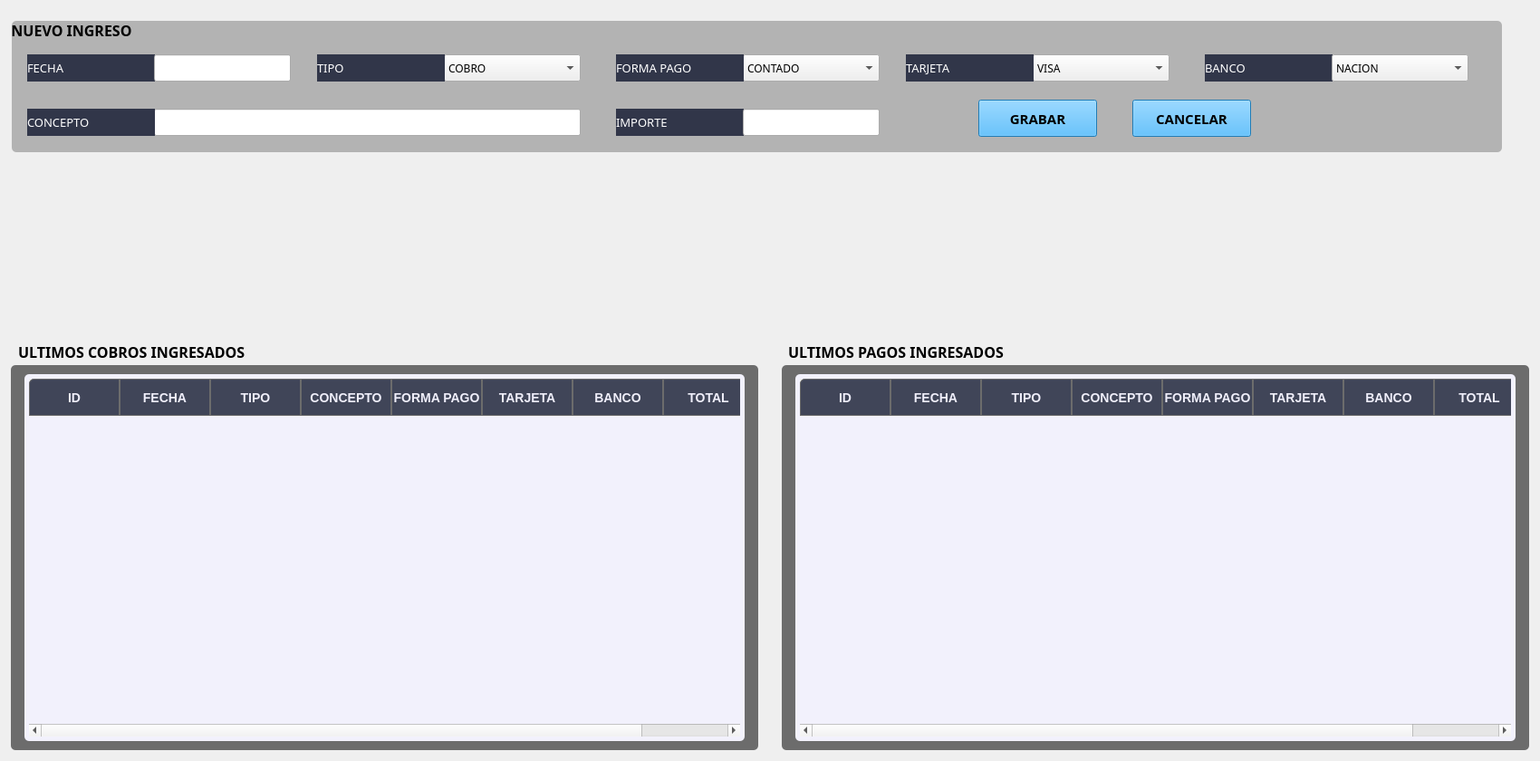
       <widget class="QWidget" name="pgCaja">
        <widget class="QGroupBox" name="groupBox_15">
         <property name="geometry">
          <rect>
           <x>9</x>
           <y>400</y>
           <width>831</width>
           <height>431</height>
          </rect>
         </property>
         <property name="styleSheet">
          <string notr="true">QGroupBox{
background-color:#6c6c6c;
margin: 3px;
border-radius: 5px;
}</string>
         </property>
         <property name="title">
          <string/>
         </property>
         <widget class="QTableWidget" name="tableWidget_ultimosCobros">
          <property name="geometry">
           <rect>
            <x>15</x>
            <y>10</y>
            <width>801</width>
            <height>411</height>
           </rect>
          </property>
          <property name="styleSheet">
           <string notr="true">QTableView{
color: #000 ;
text-align: center;
padding: 5px;
margin: 3px;
border-radius: 5px;
font-size: 15px;
background-color: #FFF2F1FC; 
}

QTableView QTableCornerButton::section {
   	border-top-left-radius: 5px;
    border: 0.5px solid #6c6c6c;
 background-color: #BF060C26; 
}
QTableView QHeaderView::section::last:horizontal{
	border-top-right-radius: 5px;
}


QTableView QHeaderView::section::first:horizontal {
	border-top-left-radius: 5px;
}



 QTableView ::section{
	padding: 2px 5px ;
	color: #D9D9D9 ;
	  qproperty-alignment: AlignCenter;
	border: 1px solid grey;
	background-color:#1f232a;
	height: 35;
}


 QTableView QHeaderView::section:vertical {
 border: 0.5px solid #6c6c6c;
	padding: 1px;
  font-weight: bold; /* Poner en negrita */
  font-size: 10px; /* Tamaño de la letra */
  padding: 1px;
color: #FFEFEEFA;
 background-color: #BF060C26; 
}

QTableView::item:selected {
    background-color:#FF1EB0ED;
	color: white;
}

/*
QTableView::item:selected {
    background-color:#FF1EB0ED;
	color: white;
}
*/

/*
QTableView::item:selected:!focus {
    background-color:#FF1EB0ED;
	color: white;
}
*/

QHeaderView { 
qproperty-defaultAlignment: AlignCenter; 
}

	/* centrar titulos y dar padding */
QTableView QHeaderView::section:horizontal {
  font-weight: bold; /* Poner en negrita */
  font-size: 14px; /* Tamaño de la letra */
 /* padding: 2px 5px ;
  margin: 2px;*/
   text-align: center;
	padding: 2px;
  color: #FFEFEEFA;
 border: 0.5px solid #6c6c6c;
 background-color: #BF060C26;
}
</string>
          </property>
          <column>
           <property name="text">
            <string>ID</string>
           </property>
           <property name="font">
            <font>
             <family>Orbitron</family>
             <pointsize>9</pointsize>
             <weight>75</weight>
             <bold>true</bold>
            </font>
           </property>
           <property name="textAlignment">
            <set>AlignCenter</set>
           </property>
          </column>
          <column>
           <property name="text">
            <string>FECHA</string>
           </property>
           <property name="font">
            <font>
             <family>Orbitron</family>
             <pointsize>9</pointsize>
             <weight>75</weight>
             <bold>true</bold>
            </font>
           </property>
           <property name="textAlignment">
            <set>AlignCenter</set>
           </property>
          </column>
          <column>
           <property name="text">
            <string>TIPO</string>
           </property>
           <property name="font">
            <font>
             <family>Orbitron</family>
             <weight>75</weight>
             <bold>true</bold>
            </font>
           </property>
           <property name="textAlignment">
            <set>AlignCenter</set>
           </property>
          </column>
          <column>
           <property name="text">
            <string>CONCEPTO</string>
           </property>
           <property name="font">
            <font>
             <family>Orbitron</family>
             <weight>75</weight>
             <bold>true</bold>
            </font>
           </property>
           <property name="textAlignment">
            <set>AlignCenter</set>
           </property>
          </column>
          <column>
           <property name="text">
            <string>FORMA PAGO</string>
           </property>
           <property name="font">
            <font>
             <family>Orbitron</family>
             <weight>75</weight>
             <bold>true</bold>
            </font>
           </property>
           <property name="textAlignment">
            <set>AlignCenter</set>
           </property>
          </column>
          <column>
           <property name="text">
            <string>TARJETA</string>
           </property>
           <property name="font">
            <font>
             <family>Orbitron</family>
             <weight>75</weight>
             <bold>true</bold>
            </font>
           </property>
           <property name="textAlignment">
            <set>AlignCenter</set>
           </property>
          </column>
          <column>
           <property name="text">
            <string>BANCO</string>
           </property>
           <property name="font">
            <font>
             <family>Orbitron</family>
             <weight>75</weight>
             <bold>true</bold>
            </font>
           </property>
           <property name="textAlignment">
            <set>AlignCenter</set>
           </property>
          </column>
          <column>
           <property name="text">
            <string>TOTAL</string>
           </property>
           <property name="font">
            <font>
             <family>Orbitron</family>
             <weight>75</weight>
             <bold>true</bold>
            </font>
           </property>
           <property name="textAlignment">
            <set>AlignCenter</set>
           </property>
          </column>
         </widget>
        </widget>
        <widget class="QLabel" name="label_270">
         <property name="geometry">
          <rect>
           <x>20</x>
           <y>380</y>
           <width>411</width>
           <height>16</height>
          </rect>
         </property>
         <property name="font">
          <font>
           <family>Goldman</family>
           <pointsize>12</pointsize>
           <weight>75</weight>
           <bold>true</bold>
          </font>
         </property>
         <property name="text">
          <string>ULTIMOS COBROS INGRESADOS</string>
         </property>
        </widget>
        <widget class="QGroupBox" name="groupBox_17">
         <property name="geometry">
          <rect>
           <x>10</x>
           <y>20</y>
           <width>1651</width>
           <height>151</height>
          </rect>
         </property>
         <property name="font">
          <font>
           <family>Orbitron</family>
           <pointsize>12</pointsize>
           <weight>75</weight>
           <bold>true</bold>
          </font>
         </property>
         <property name="styleSheet">
          <string notr="true">QGroupBox{
background-color:#b3b3b3;
margin: 3px;
border-radius: 5px;
}</string>
         </property>
         <property name="title">
          <string>NUEVO INGRESO</string>
         </property>
         <widget class="QLabel" name="label_272">
          <property name="geometry">
           <rect>
            <x>20</x>
            <y>40</y>
            <width>141</width>
            <height>30</height>
           </rect>
          </property>
          <property name="minimumSize">
           <size>
            <width>0</width>
            <height>30</height>
           </size>
          </property>
          <property name="font">
           <font>
            <family>Goldman</family>
            <pointsize>10</pointsize>
           </font>
          </property>
          <property name="styleSheet">
           <string notr="true">QLabel{
background-color:#BF060C26;
color:#ffffff
}</string>
          </property>
          <property name="text">
           <string>FECHA</string>
          </property>
         </widget>
         <widget class="QLineEdit" name="lineEdit_fechaCobrarFactura_4">
          <property name="enabled">
           <bool>true</bool>
          </property>
          <property name="geometry">
           <rect>
            <x>160</x>
            <y>40</y>
            <width>151</width>
            <height>30</height>
           </rect>
          </property>
          <property name="minimumSize">
           <size>
            <width>0</width>
            <height>30</height>
           </size>
          </property>
          <property name="readOnly">
           <bool>true</bool>
          </property>
         </widget>
         <widget class="QComboBox" name="comboBox_TpoPagoNvoCobro">
          <property name="geometry">
           <rect>
            <x>480</x>
            <y>40</y>
            <width>151</width>
            <height>30</height>
           </rect>
          </property>
          <property name="font">
           <font>
            <family>Orbitron</family>
            <pointsize>9</pointsize>
            <weight>50</weight>
            <bold>false</bold>
           </font>
          </property>
          <item>
           <property name="text">
            <string>COBRO</string>
           </property>
          </item>
          <item>
           <property name="text">
            <string>PAGO</string>
           </property>
          </item>
         </widget>
         <widget class="QLabel" name="label_273">
          <property name="geometry">
           <rect>
            <x>340</x>
            <y>40</y>
            <width>141</width>
            <height>30</height>
           </rect>
          </property>
          <property name="minimumSize">
           <size>
            <width>0</width>
            <height>30</height>
           </size>
          </property>
          <property name="font">
           <font>
            <family>Goldman</family>
            <pointsize>10</pointsize>
           </font>
          </property>
          <property name="styleSheet">
           <string notr="true">QLabel{
background-color:#BF060C26;
color:#ffffff
}</string>
          </property>
          <property name="text">
           <string>TIPO</string>
          </property>
         </widget>
         <widget class="QComboBox" name="comboBox_FormaPagoNvoCobro">
          <property name="geometry">
           <rect>
            <x>810</x>
            <y>40</y>
            <width>151</width>
            <height>30</height>
           </rect>
          </property>
          <property name="font">
           <font>
            <family>Orbitron</family>
            <pointsize>9</pointsize>
            <weight>50</weight>
            <bold>false</bold>
           </font>
          </property>
          <item>
           <property name="text">
            <string>CONTADO</string>
           </property>
          </item>
          <item>
           <property name="text">
            <string>TRANSFERENCIA</string>
           </property>
          </item>
          <item>
           <property name="text">
            <string>DEBITO</string>
           </property>
          </item>
          <item>
           <property name="text">
            <string>TARJ. CREDITO</string>
           </property>
          </item>
          <item>
           <property name="text">
            <string>MERCADOPAGO</string>
           </property>
          </item>
          <item>
           <property name="text">
            <string>CHEQUE</string>
           </property>
          </item>
         </widget>
         <widget class="QLabel" name="label_274">
          <property name="geometry">
           <rect>
            <x>670</x>
            <y>40</y>
            <width>141</width>
            <height>30</height>
           </rect>
          </property>
          <property name="minimumSize">
           <size>
            <width>0</width>
            <height>30</height>
           </size>
          </property>
          <property name="font">
           <font>
            <family>Goldman</family>
            <pointsize>10</pointsize>
           </font>
          </property>
          <property name="styleSheet">
           <string notr="true">QLabel{
background-color:#BF060C26;
color:#ffffff
}</string>
          </property>
          <property name="text">
           <string>FORMA PAGO</string>
          </property>
         </widget>
         <widget class="QComboBox" name="comboBox_TarjetaCobrarFactura_4">
          <property name="geometry">
           <rect>
            <x>1130</x>
            <y>40</y>
            <width>151</width>
            <height>30</height>
           </rect>
          </property>
          <property name="font">
           <font>
            <family>Orbitron</family>
            <pointsize>9</pointsize>
            <weight>50</weight>
            <bold>false</bold>
           </font>
          </property>
          <item>
           <property name="text">
            <string>VISA</string>
           </property>
          </item>
          <item>
           <property name="text">
            <string>MASTER</string>
           </property>
          </item>
          <item>
           <property name="text">
            <string>NATIVA</string>
           </property>
          </item>
          <item>
           <property name="text">
            <string>NARANJA</string>
           </property>
          </item>
          <item>
           <property name="text">
            <string>AMERICAN</string>
           </property>
          </item>
          <item>
           <property name="text">
            <string>OTRA</string>
           </property>
          </item>
         </widget>
         <widget class="QLabel" name="label_275">
          <property name="geometry">
           <rect>
            <x>990</x>
            <y>40</y>
            <width>141</width>
            <height>30</height>
           </rect>
          </property>
          <property name="minimumSize">
           <size>
            <width>0</width>
            <height>30</height>
           </size>
          </property>
          <property name="font">
           <font>
            <family>Goldman</family>
            <pointsize>10</pointsize>
           </font>
          </property>
          <property name="styleSheet">
           <string notr="true">QLabel{
background-color:#BF060C26;
color:#ffffff
}</string>
          </property>
          <property name="text">
           <string>TARJETA</string>
          </property>
         </widget>
         <widget class="QLabel" name="label_276">
          <property name="geometry">
           <rect>
            <x>1320</x>
            <y>40</y>
            <width>141</width>
            <height>30</height>
           </rect>
          </property>
          <property name="minimumSize">
           <size>
            <width>0</width>
            <height>30</height>
           </size>
          </property>
          <property name="font">
           <font>
            <family>Goldman</family>
            <pointsize>10</pointsize>
           </font>
          </property>
          <property name="styleSheet">
           <string notr="true">QLabel{
background-color:#BF060C26;
color:#ffffff
}</string>
          </property>
          <property name="text">
           <string>BANCO</string>
          </property>
         </widget>
         <widget class="QComboBox" name="comboBox_BancoCobrarFactura_4">
          <property name="geometry">
           <rect>
            <x>1460</x>
            <y>40</y>
            <width>151</width>
            <height>30</height>
           </rect>
          </property>
          <property name="font">
           <font>
            <family>Orbitron</family>
            <pointsize>9</pointsize>
            <weight>50</weight>
            <bold>false</bold>
           </font>
          </property>
          <item>
           <property name="text">
            <string>NACION</string>
           </property>
          </item>
          <item>
           <property name="text">
            <string>GALICIA</string>
           </property>
          </item>
          <item>
           <property name="text">
            <string>MACRO</string>
           </property>
          </item>
          <item>
           <property name="text">
            <string>FRANCES</string>
           </property>
          </item>
          <item>
           <property name="text">
            <string>SANTANDER</string>
           </property>
          </item>
          <item>
           <property name="text">
            <string>SUPERVIELLE</string>
           </property>
          </item>
          <item>
           <property name="text">
            <string>HSBC</string>
           </property>
          </item>
          <item>
           <property name="text">
            <string>ICBC</string>
           </property>
          </item>
          <item>
           <property name="text">
            <string>PATAGONIA</string>
           </property>
          </item>
          <item>
           <property name="text">
            <string>OTROS</string>
           </property>
          </item>
         </widget>
         <widget class="QLabel" name="label_277">
          <property name="geometry">
           <rect>
            <x>670</x>
            <y>100</y>
            <width>141</width>
            <height>30</height>
           </rect>
          </property>
          <property name="minimumSize">
           <size>
            <width>0</width>
            <height>30</height>
           </size>
          </property>
          <property name="font">
           <font>
            <family>Goldman</family>
            <pointsize>10</pointsize>
           </font>
          </property>
          <property name="styleSheet">
           <string notr="true">QLabel{
background-color:#BF060C26;
color:#ffffff
}</string>
          </property>
          <property name="text">
           <string>IMPORTE</string>
          </property>
         </widget>
         <widget class="QLineEdit" name="lineEdit_ImporteNvoCobro">
          <property name="enabled">
           <bool>true</bool>
          </property>
          <property name="geometry">
           <rect>
            <x>810</x>
            <y>100</y>
            <width>151</width>
            <height>30</height>
           </rect>
          </property>
          <property name="minimumSize">
           <size>
            <width>0</width>
            <height>30</height>
           </size>
          </property>
          <property name="readOnly">
           <bool>false</bool>
          </property>
         </widget>
         <widget class="QLineEdit" name="lineEdit_ConceptoNvoCobro">
          <property name="enabled">
           <bool>true</bool>
          </property>
          <property name="geometry">
           <rect>
            <x>160</x>
            <y>100</y>
            <width>471</width>
            <height>30</height>
           </rect>
          </property>
          <property name="minimumSize">
           <size>
            <width>0</width>
            <height>30</height>
           </size>
          </property>
          <property name="readOnly">
           <bool>false</bool>
          </property>
         </widget>
         <widget class="QLabel" name="label_279">
          <property name="geometry">
           <rect>
            <x>20</x>
            <y>100</y>
            <width>141</width>
            <height>30</height>
           </rect>
          </property>
          <property name="minimumSize">
           <size>
            <width>0</width>
            <height>30</height>
           </size>
          </property>
          <property name="font">
           <font>
            <family>Goldman</family>
            <pointsize>10</pointsize>
           </font>
          </property>
          <property name="styleSheet">
           <string notr="true">QLabel{
background-color:#BF060C26;
color:#ffffff
}</string>
          </property>
          <property name="text">
           <string>CONCEPTO</string>
          </property>
         </widget>
         <widget class="QPushButton" name="bt_CancelarNvoCobro">
          <property name="geometry">
           <rect>
            <x>1240</x>
            <y>90</y>
            <width>131</width>
            <height>41</height>
           </rect>
          </property>
          <property name="minimumSize">
           <size>
            <width>0</width>
            <height>30</height>
           </size>
          </property>
          <property name="font">
           <font>
            <family>Orbitron SemiBold</family>
            <pointsize>11</pointsize>
            <weight>75</weight>
            <bold>true</bold>
           </font>
          </property>
          <property name="styleSheet">
           <string notr="true">QPushButton{
background-color:#2caeff;
}

QPushButton:hover{
background-color:#39ffa3;
}</string>
          </property>
          <property name="text">
           <string>CANCELAR</string>
          </property>
         </widget>
         <widget class="QPushButton" name="bt_NvoCobro">
          <property name="geometry">
           <rect>
            <x>1070</x>
            <y>90</y>
            <width>131</width>
            <height>41</height>
           </rect>
          </property>
          <property name="minimumSize">
           <size>
            <width>0</width>
            <height>30</height>
           </size>
          </property>
          <property name="font">
           <font>
            <family>Orbitron SemiBold</family>
            <pointsize>11</pointsize>
            <weight>75</weight>
            <bold>true</bold>
           </font>
          </property>
          <property name="styleSheet">
           <string notr="true">QPushButton{
background-color:#2caeff;
}

QPushButton:hover{
background-color:#39ffa3;
}</string>
          </property>
          <property name="text">
           <string>GRABAR</string>
          </property>
         </widget>
        </widget>
        <widget class="QGroupBox" name="groupBox_16">
         <property name="geometry">
          <rect>
           <x>860</x>
           <y>400</y>
           <width>831</width>
           <height>431</height>
          </rect>
         </property>
         <property name="styleSheet">
          <string notr="true">QGroupBox{
background-color:#6c6c6c;
margin: 3px;
border-radius: 5px;
}</string>
         </property>
         <property name="title">
          <string/>
         </property>
         <widget class="QTableWidget" name="tableWidget_ultimosCobros_2">
          <property name="geometry">
           <rect>
            <x>15</x>
            <y>10</y>
            <width>801</width>
            <height>411</height>
           </rect>
          </property>
          <property name="styleSheet">
           <string notr="true">QTableView{
color: #000 ;
text-align: center;
padding: 5px;
margin: 3px;
border-radius: 5px;
font-size: 15px;
background-color: #FFF2F1FC; 
}

QTableView QTableCornerButton::section {
   	border-top-left-radius: 5px;
    border: 0.5px solid #6c6c6c;
 background-color: #BF060C26; 
}
QTableView QHeaderView::section::last:horizontal{
	border-top-right-radius: 5px;
}


QTableView QHeaderView::section::first:horizontal {
	border-top-left-radius: 5px;
}



 QTableView ::section{
	padding: 2px 5px ;
	color: #D9D9D9 ;
	  qproperty-alignment: AlignCenter;
	border: 1px solid grey;
	background-color:#1f232a;
	height: 35;
}


 QTableView QHeaderView::section:vertical {
 border: 0.5px solid #6c6c6c;
	padding: 1px;
  font-weight: bold; /* Poner en negrita */
  font-size: 10px; /* Tamaño de la letra */
  padding: 1px;
color: #FFEFEEFA;
 background-color: #BF060C26; 
}

QTableView::item:selected {
    background-color:#FF1EB0ED;
	color: white;
}

/*
QTableView::item:selected {
    background-color:#FF1EB0ED;
	color: white;
}
*/

/*
QTableView::item:selected:!focus {
    background-color:#FF1EB0ED;
	color: white;
}
*/

QHeaderView { 
qproperty-defaultAlignment: AlignCenter; 
}

	/* centrar titulos y dar padding */
QTableView QHeaderView::section:horizontal {
  font-weight: bold; /* Poner en negrita */
  font-size: 14px; /* Tamaño de la letra */
 /* padding: 2px 5px ;
  margin: 2px;*/
   text-align: center;
	padding: 2px;
  color: #FFEFEEFA;
 border: 0.5px solid #6c6c6c;
 background-color: #BF060C26;
}
</string>
          </property>
          <column>
           <property name="text">
            <string>ID</string>
           </property>
           <property name="font">
            <font>
             <family>Orbitron</family>
             <pointsize>9</pointsize>
             <weight>75</weight>
             <bold>true</bold>
            </font>
           </property>
           <property name="textAlignment">
            <set>AlignCenter</set>
           </property>
          </column>
          <column>
           <property name="text">
            <string>FECHA</string>
           </property>
           <property name="font">
            <font>
             <family>Orbitron</family>
             <pointsize>9</pointsize>
             <weight>75</weight>
             <bold>true</bold>
            </font>
           </property>
           <property name="textAlignment">
            <set>AlignCenter</set>
           </property>
          </column>
          <column>
           <property name="text">
            <string>TIPO</string>
           </property>
           <property name="font">
            <font>
             <family>Orbitron</family>
             <weight>75</weight>
             <bold>true</bold>
            </font>
           </property>
           <property name="textAlignment">
            <set>AlignCenter</set>
           </property>
          </column>
          <column>
           <property name="text">
            <string>CONCEPTO</string>
           </property>
           <property name="font">
            <font>
             <family>Orbitron</family>
             <weight>75</weight>
             <bold>true</bold>
            </font>
           </property>
           <property name="textAlignment">
            <set>AlignCenter</set>
           </property>
          </column>
          <column>
           <property name="text">
            <string>FORMA PAGO</string>
           </property>
           <property name="font">
            <font>
             <family>Orbitron</family>
             <weight>75</weight>
             <bold>true</bold>
            </font>
           </property>
           <property name="textAlignment">
            <set>AlignCenter</set>
           </property>
          </column>
          <column>
           <property name="text">
            <string>TARJETA</string>
           </property>
           <property name="font">
            <font>
             <family>Orbitron</family>
             <weight>75</weight>
             <bold>true</bold>
            </font>
           </property>
           <property name="textAlignment">
            <set>AlignCenter</set>
           </property>
          </column>
          <column>
           <property name="text">
            <string>BANCO</string>
           </property>
           <property name="font">
            <font>
             <family>Orbitron</family>
             <weight>75</weight>
             <bold>true</bold>
            </font>
           </property>
           <property name="textAlignment">
            <set>AlignCenter</set>
           </property>
          </column>
          <column>
           <property name="text">
            <string>TOTAL</string>
           </property>
           <property name="font">
            <font>
             <family>Orbitron</family>
             <weight>75</weight>
             <bold>true</bold>
            </font>
           </property>
           <property name="textAlignment">
            <set>AlignCenter</set>
           </property>
          </column>
         </widget>
        </widget>
        <widget class="QLabel" name="label_271">
         <property name="geometry">
          <rect>
           <x>870</x>
           <y>380</y>
           <width>411</width>
           <height>16</height>
          </rect>
         </property>
         <property name="font">
          <font>
           <family>Goldman</family>
           <pointsize>12</pointsize>
           <weight>75</weight>
           <bold>true</bold>
          </font>
         </property>
         <property name="text">
          <string>ULTIMOS PAGOS INGRESADOS</string>
         </property>
        </widget>
       </widget>
